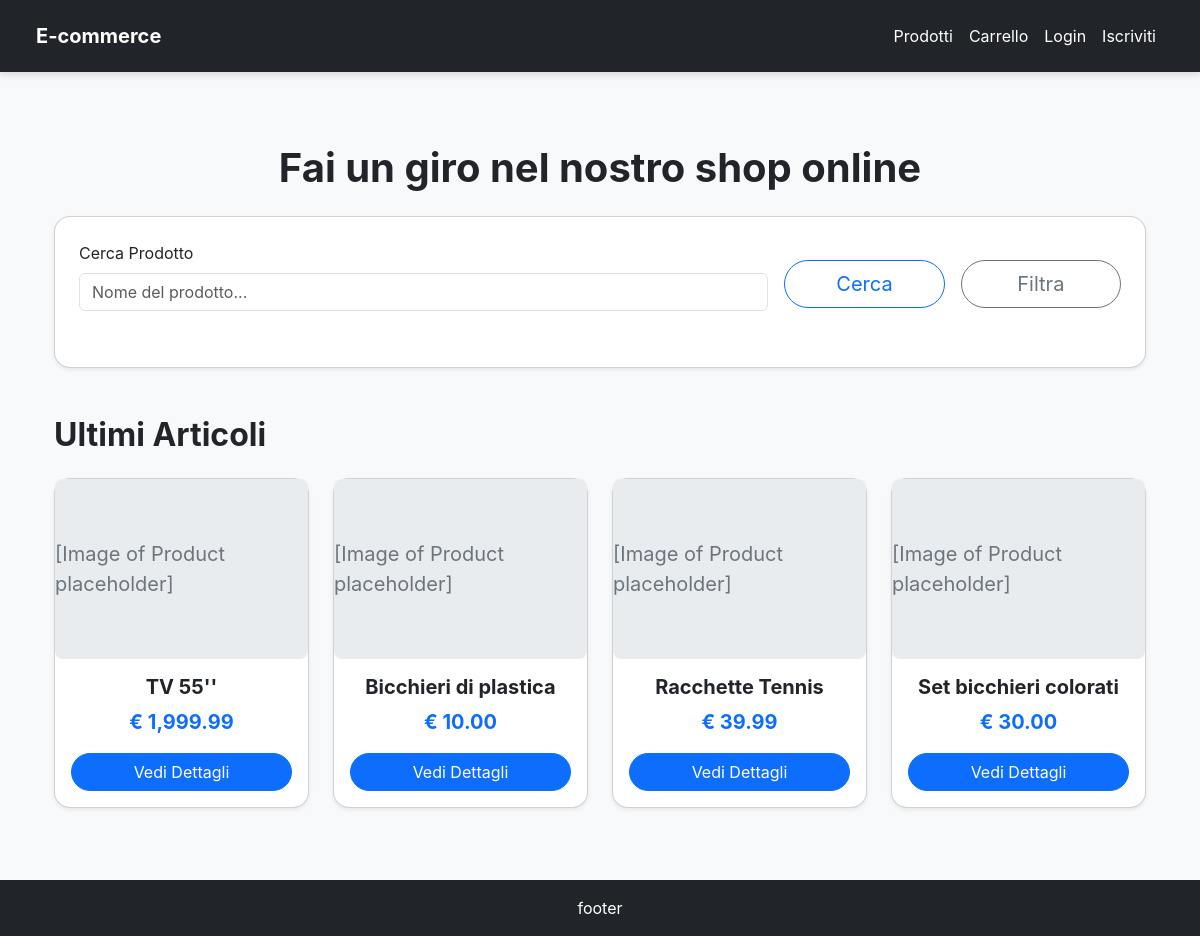
/, run on an earlier commit of the app's database.
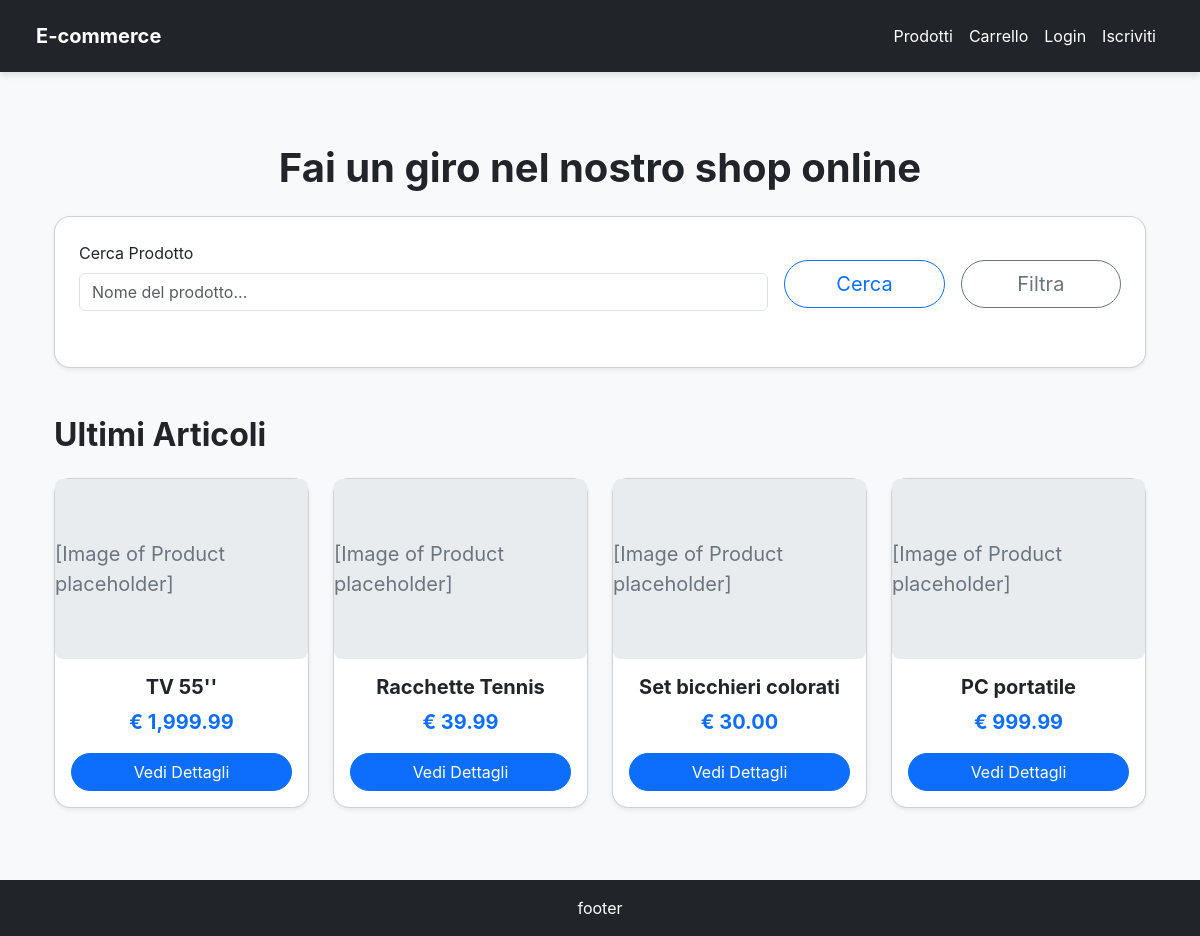
And on a later commit of the database.
### products/models.py (models this page shows, shortened)
class Product(models.Model):
    name = models.CharField(max_length=200, verbose_name="Nome Prodotto")
    slug = models.SlugField(max_length=200, unique=True, help_text="Slug unico per l'URL del prodotto")
    category = models.ForeignKey(
        Category,
        on_delete=models.SET_NULL,
        null=True,
        blank=True,
        related_name='products',
        verbose_name="Categoria"
    )
    description = models.TextField(verbose_name="Descrizione prodotto")
    price = models.DecimalField(
        max_digits=10,
        decimal_places=2,
        verbose_name="Prezzo in €"
    )
    stock = models.IntegerField(
        default=0,
        verbose_name="Quantità Disponibile",
        help_text="Quantità di prodotti disponibili in magazzino."
    )
    created_at = models.DateTimeField(auto_now_add=True, verbose_name="Data Creazione")
    updated_at = models.DateTimeField(auto_now=True, verbose_name="Ultimo Aggiornamento")
    class Meta:
        ordering = ('name',)
        verbose_name = "Prodotto"
        verbose_name_plural = "Prodotti"

### pages/views.py (the view)
# urls.py: path("", HomePageView.as_view(), name="HomePage")
class HomePageView(TemplateView):
    template_name = 'HomePage.html'
    def get_context_data(self, **kwargs):
        context = super().get_context_data(**kwargs)
        context['form'] = ProductSearchForm(self.request.GET)
        context['latest_products'] = Product.objects.filter(stock__gt=0).order_by('-created_at')[:4]
        return context

### products/models.py (called while the page is built)
    def __str__(self):
        return self.name

### templates/HomePage.html (shortened to what this page needs)
{% extends 'base.html' %}
{% load crispy_forms_tags %}
{% load humanize %}
{% block content %}
<div class="container my-5">
    <h1 class="text-center mb-4 fw-bold text-dark">Fai un giro nel nostro shop online</h1>
    <div class="card p-4 rounded-card shadow-sm mb-5">
        <form method="get" action="{% url 'product_list' %}" class="mb-3">
            <div class="row g-3 align-items-center">
                <div class="col-md-8">
                    {{ form.q|as_crispy_field }}
                </div>
                <div class="col-md-2">
                    <button class="btn btn-outline-primary w-100 btn-lg rounded-pill" type="submit">Cerca</button>
                </div>
                <div class="col-md-2">
                    <button class="btn btn-outline-secondary w-100 btn-lg rounded-pill" type="button" data-bs-toggle="collapse" data-bs-target="#filtersCollapse" aria-expanded="false" aria-controls="filtersCollapse">
                        Filtra
                    </button>
                </div>
            </div>
        </form>
    </div>
    <h2 class="fw-bold text-dark mb-4">Ultimi Articoli</h2>
    {% if latest_products %}
    <div class="row row-cols-1 row-cols-md-2 row-cols-lg-4 g-4 mb-5">
        {% for product in latest_products %}
        <div class="col">
            <div class="card h-100 shadow-sm rounded-card">
                <div class="img-placeholder" style="height: 180px;">
                    [Image of Product placeholder]
                </div>
                <div class="card-body d-flex flex-column text-center">
                    <h5 class="card-title fw-bold text-dark">{{ product.name }}</h5>
                    <p class="card-text text-primary fs-5 fw-bold">€ {{ product.price|floatformat:2|intcomma }}</p>
                    <a href="{% url 'product_details' slug=product.slug %}" class="btn btn-primary rounded-pill mt-auto">Vedi Dettagli</a>
                </div>
            </div>
        </div>
        {% endfor %}
    </div>
    {% else %}
    <div class="alert alert-info text-center" role="alert">
        Nessun articolo recente disponibile.
    </div>
    {% endif %}
</div>
{% endblock content %}

What changed in the data, as far as the page shows it:
no longer on this page (row edited): Product: name "Bicchieri di plastica", price "10.00"
now on this page (row unchanged): Product: name "PC portatile", price "999.99"
